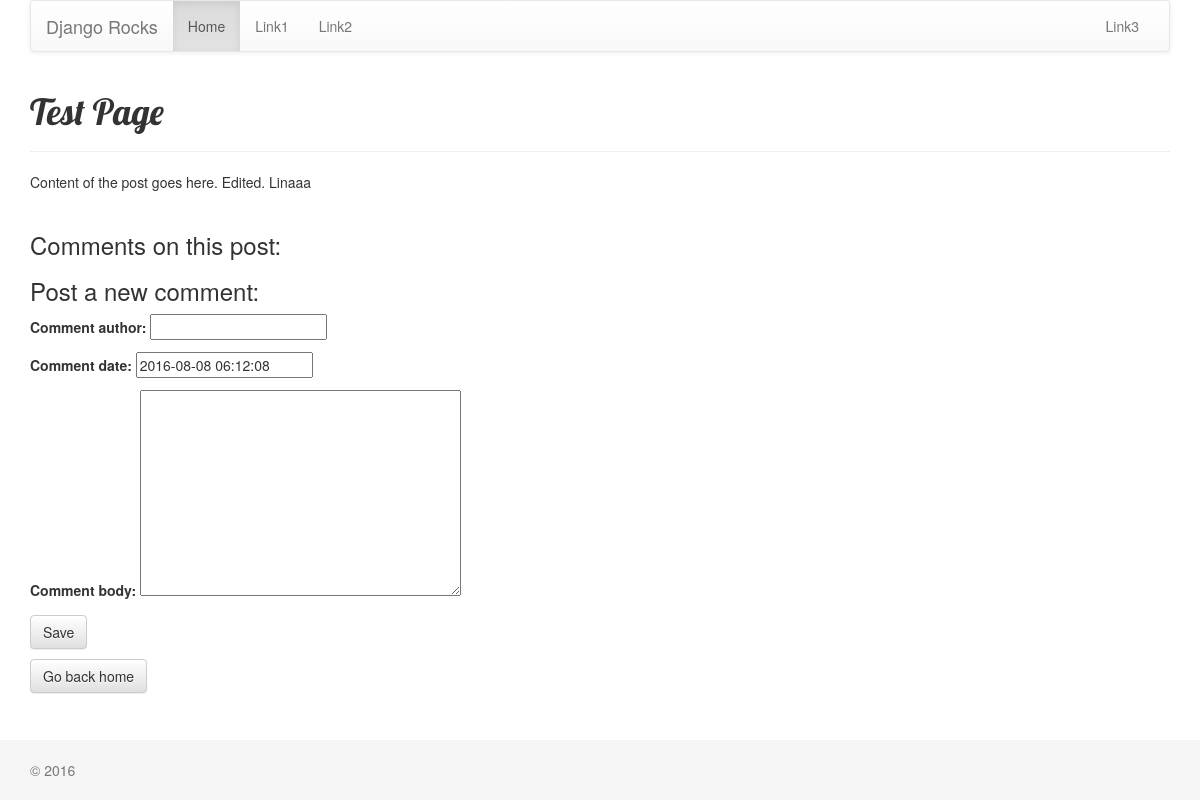
/post/1/, run on an earlier commit of the app's database.
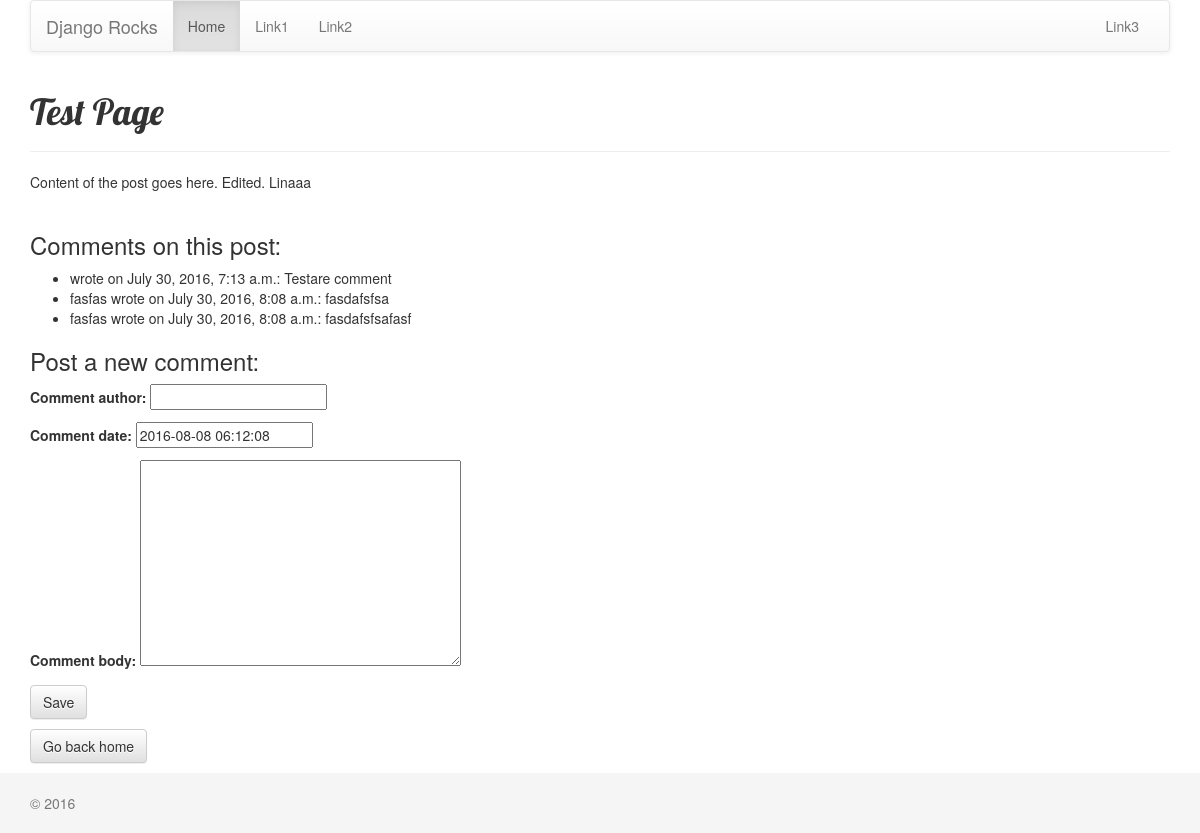
And on a later commit of the database.
### blog/models.py (models this page shows, shortened)
class Comments(models.Model):
    page = models.ForeignKey(Page)
    comment_author = models.CharField(max_length=150)
    comment_date = models.DateTimeField(default=timezone.now)
    comment_body = models.TextField(null=True, blank=True)

### blog/views.py (the view, shortened to what this page needs)
# urls.py: url(r'^post/(?P<page_id>[0-9]+)/$', page, name="page_detail"),
def page(request, page_id):
    page_obj = Page.objects.get(pk=page_id)
    form_obj = CommentForm()
    comments = Comments.objects.filter(page=page_obj)
    return render_to_response(
        "page.html",
        context={'page': page_obj, 'this_year': datetime.date.today().year, 'comment_form': form_obj, 'comments': comments,},
        context_instance=RequestContext(request)
    )

### blog/forms.py
class CommentForm(ModelForm):
    class Meta:
        model = Comments
        exclude=['page',]

### blog/templates/page.html (shortened to what this page needs)
{% extends "base.html" %}
    {% block page_heading %}
    {{ page.title }}
    {% endblock %}
    {% block content %}
    {{ page.content }}
    <br/>
    <br/>
        <h3>Comments on this post:</h3>
    <ul>
        {% for comment in comments %}
            <li>{{comment.comment_author}} wrote on
            {{comment.comment_date}}:
            {{comment.comment_body}}</li>
        {% endfor %}
    </ul>
        <h3>Post a new comment:</h3>
    <form action="" method="POST"> {% csrf_token %}
            {{ comment_form.as_p }}
            <p>
                <input type="submit" value="Save" class="btn btn-default">
            </p>
    </form>
    <p><a class="btn btn-default" align="right" href=" {% url "home" %}">Go back home</a></p>
    {% endblock %}

What changed in the data, as far as the page shows it:
added Comments: comment_date "July 30, 2016, 7:13 a.m.", comment_body "Testare comment"
added Comments: comment_author "fasfas", comment_date "July 30, 2016, 8:08 a.m.", comment_body "fasdafsfsa"
added Comments: comment_author "fasfas", comment_date "July 30, 2016, 8:08 a.m.", comment_body "fasdafsfsafasf"
